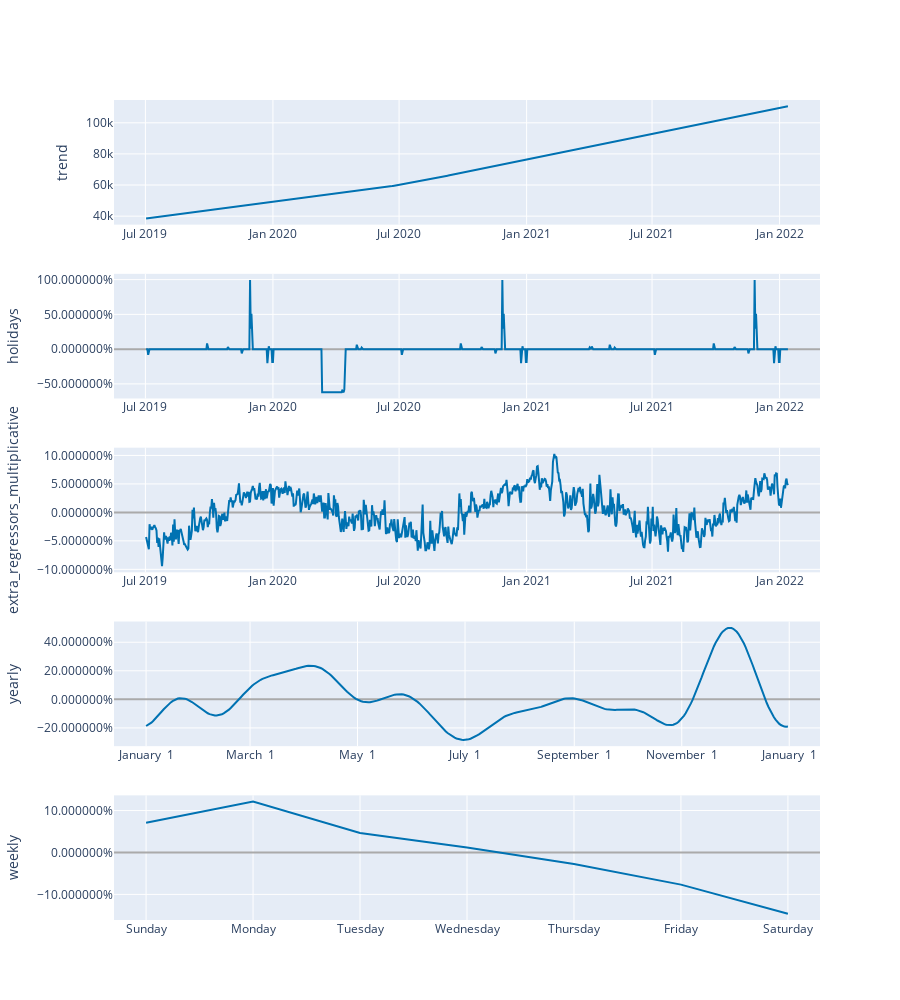

The notebook cell this image was saved under:
### Code cell
plot_components_plotly(m, forecast)

### Figure 1 — Plotly figure (JSON) as saved in the notebook; plotly's stock layout.template omitted (floating-point values rounded to 4 significant figures; data arrays with more than 128 entries replaced by an {"elided": "..."} marker saying what was removed)
{"data": [{"line": {"color": "#0072B2", "width": 2}, "mode": "lines", "name": "trend", "type": "scatter", "x": {"elided": "923 str values"}, "xaxis": "x", "y": {"elided": "923 float values"}, "yaxis": "y"}, {"line": {"color": "rgba(0, 114, 178, 0.2)", "width": 0}, "mode": "lines", "name": "trend_upper", "type": "scatter", "x": {"elided": "923 str values"}, "xaxis": "x", "y": {"elided": "923 float values"}, "yaxis": "y"}, {"fill": "tonexty", "fillcolor": "rgba(0, 114, 178, 0.2)", "line": {"color": "rgba(0, 114, 178, 0.2)", "width": 0}, "mode": "lines", "name": "trend_lower", "type": "scatter", "x": {"elided": "923 str values"}, "xaxis": "x", "y": {"elided": "923 float values"}, "yaxis": "y"}, {"line": {"color": "#0072B2", "width": 2}, "mode": "lines", "name": "holidays", "text": {"elided": "923 str values"}, "type": "scatter", "x": {"elided": "923 str values"}, "xaxis": "x2", "y": {"elided": "923 float values"}, "yaxis": "y2"}, {"line": {"color": "#0072B2", "width": 2}, "mode": "lines", "name": "extra_regressors_multiplicative", "type": "scatter", "x": {"elided": "923 str values"}, "xaxis": "x3", "y": {"elided": "923 float values"}, "yaxis": "y3"}, {"line": {"color": "#0072B2", "width": 2}, "mode": "lines", "name": "yearly", "type": "scatter", "x": {"elided": "365 str values"}, "xaxis": "x4", "y": {"elided": "365 float values"}, "yaxis": "y4"}, {"line": {"color": "#0072B2", "width": 2}, "mode": "lines", "name": "weekly", "type": "scatter", "x": ["2017-01-01T00:00:00", "2017-01-02T00:00:00", "2017-01-03T00:00:00", "2017-01-04T00:00:00", "2017-01-05T00:00:00", "2017-01-06T00:00:00", "2017-01-07T00:00:00"], "xaxis": "x5", "y": [0.0707, 0.1214, 0.04642, 0.01211, -0.02774, -0.07666, -0.1462], "yaxis": "y5"}], "layout": {"height": 1000, "showlegend": false, "width": 900, "xaxis": {"anchor": "y", "domain": [0, 1], "range": ["2019-05-16T16:48:00", "2022-02-28T07:12:00"], "type": "date"}, "xaxis2": {"anchor": "y2", "domain": [0, 1], "range": ["2019-05-16T16:48:00", "2022-02-28T07:12:00"], "type": "date"}, "xaxis3": {"anchor": "y3", "domain": [0, 1], "range": ["2019-05-16T16:48:00", "2022-02-28T07:12:00"], "type": "date"}, "xaxis4": {"anchor": "y4", "domain": [0, 1], "range": ["2016-12-13T18:54:02.958904115", "2018-01-18T11:04:57.863013581"], "tickformat": "%B %e", "type": "date"}, "xaxis5": {"anchor": "y5", "domain": [0, 1], "range": ["2016-12-31T16:48:00", "2017-01-07T07:12:00"], "tickformat": "%A", "type": "date"}, "yaxis": {"anchor": "x", "autorange": true, "domain": [0.848, 1], "range": [34540.0, 114700.0], "rangemode": "normal", "title": {"text": "trend"}, "type": "linear", "zerolinecolor": "#AAA"}, "yaxis2": {"anchor": "x2", "autorange": true, "domain": [0.636, 0.788], "hoverformat": ".2%", "range": [-0.7098, 1.083], "rangemode": "tozero", "tickformat": "%", "title": {"text": "holidays"}, "type": "linear", "zerolinecolor": "#AAA"}, "yaxis3": {"anchor": "x3", "autorange": true, "domain": [0.424, 0.576], "hoverformat": ".2%", "range": [-0.1052, 0.1136], "rangemode": "tozero", "tickformat": "%", "title": {"text": "extra_regressors_multiplicative"}, "type": "linear", "zerolinecolor": "#AAA"}, "yaxis4": {"anchor": "x4", "autorange": true, "domain": [0.212, 0.364], "hoverformat": ".2%", "range": [-0.3277, 0.5451], "tickformat": "%", "title": {"text": "yearly"}, "type": "linear", "zerolinecolor": "#AAA"}, "yaxis5": {"anchor": "x5", "autorange": true, "domain": [0, 0.152], "hoverformat": ".2%", "range": [-0.1611, 0.1362], "tickformat": "%", "title": {"text": "weekly"}, "type": "linear", "zerolinecolor": "#AAA"}}}
